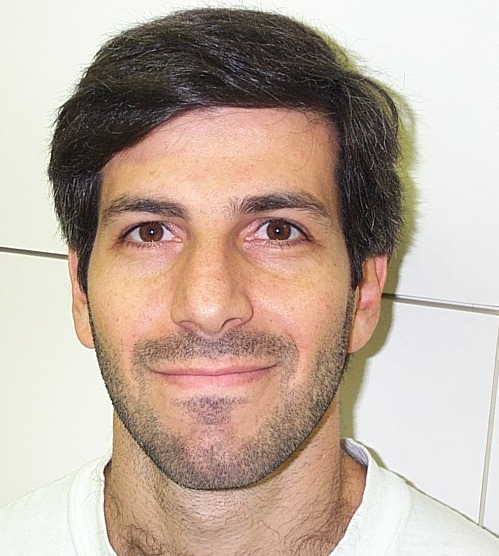
%> input picture v1/images/DB1/db1_09.jpg, 499 x 556 px
$ octave --eval "result = mouthMap(imread('images/DB1/db1_09.jpg'));"   (GNU Octave 9; MATLAB toolbox functions it lacks are replaced by stand-ins)
%> lines starting %> are read from the running program, lines starting %| are printed output that depends on the picture; in (x1, y1, x2, y2) boxes, pixels count from 0 and x2, y2 are one past the last pixel; in counts of white or black regions, pixels touching at a corner belong together; the program's own positions count from 1
function output = mouthMap(im)

im_ycbcr = rgb2ycbcr(im);
%> im_ycbcr: size 556x499x3 uint8; mean of channels 1, 2, 3 168.3, 119.5, 136.7

y = im_ycbcr(:,:,1);
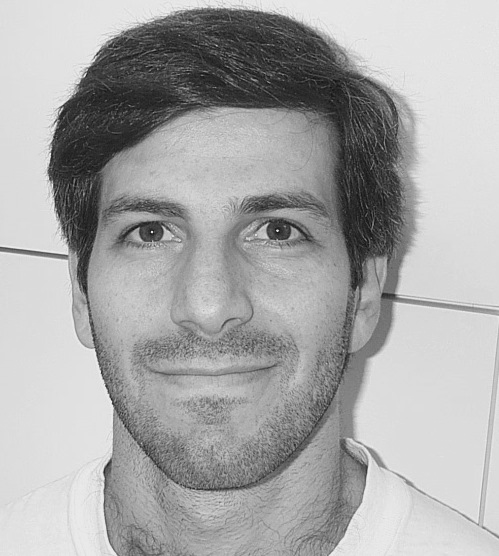
%> y: size 556x499 uint8; min 16, max 235, mean 168.3
cb = im_ycbcr(:,:,2);
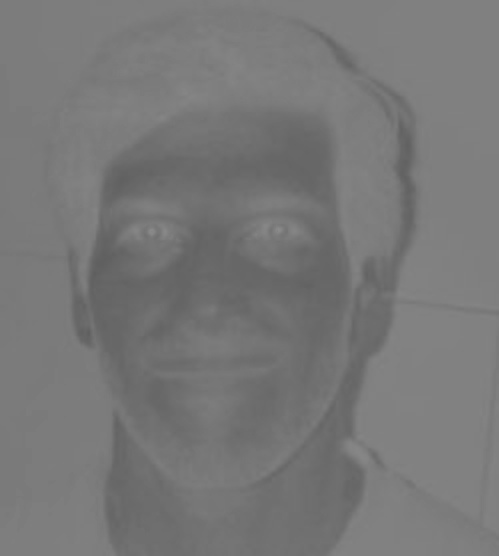
%> cb: size 556x499 uint8; min 95, max 140, mean 119.5
cr = im_ycbcr(:,:,3);
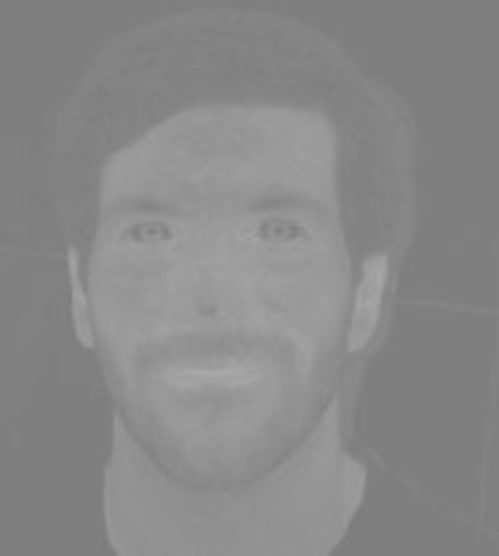
%> cr: size 556x499 uint8; min 123, max 169, mean 136.7

n_cb = size(cb,1)*size(cb,2);
%> n_cb = 277444
n_cr = size(cr,1)*size(cr,2);
%> n_cr = 277444

eta = 0.95*( ((1/n_cb)*sum(cr(:).^2)) / ((1/n_cr)*sum(cr(:)./cb(:))) );
%> eta = 235.3

mouthMapImage = cr.^2 .* (cr.^2 - (eta* (( cr./cb )))).^2;
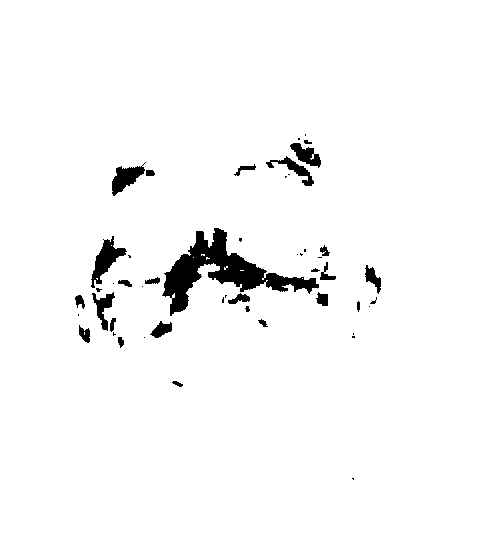
%> mouthMapImage: size 556x499 uint8; 97.1% white; 49 black regions (23 under 20 px), largest, box (x1, y1, x2, y2) and area: (162, 228, 319, 316) 4121, (91, 236, 127, 288) 690, (112, 162, 146, 196) 542

mouthMapImage = mouthMapImage./max(mouthMapImage(:));

r = 20;
SE = strel('disk', r);
mouthMapImage = imdilate(mouthMapImage,SE);
%> mouthMapImage: size 556x499 uint8; every value is 1

output = mouthMapImage;
end
